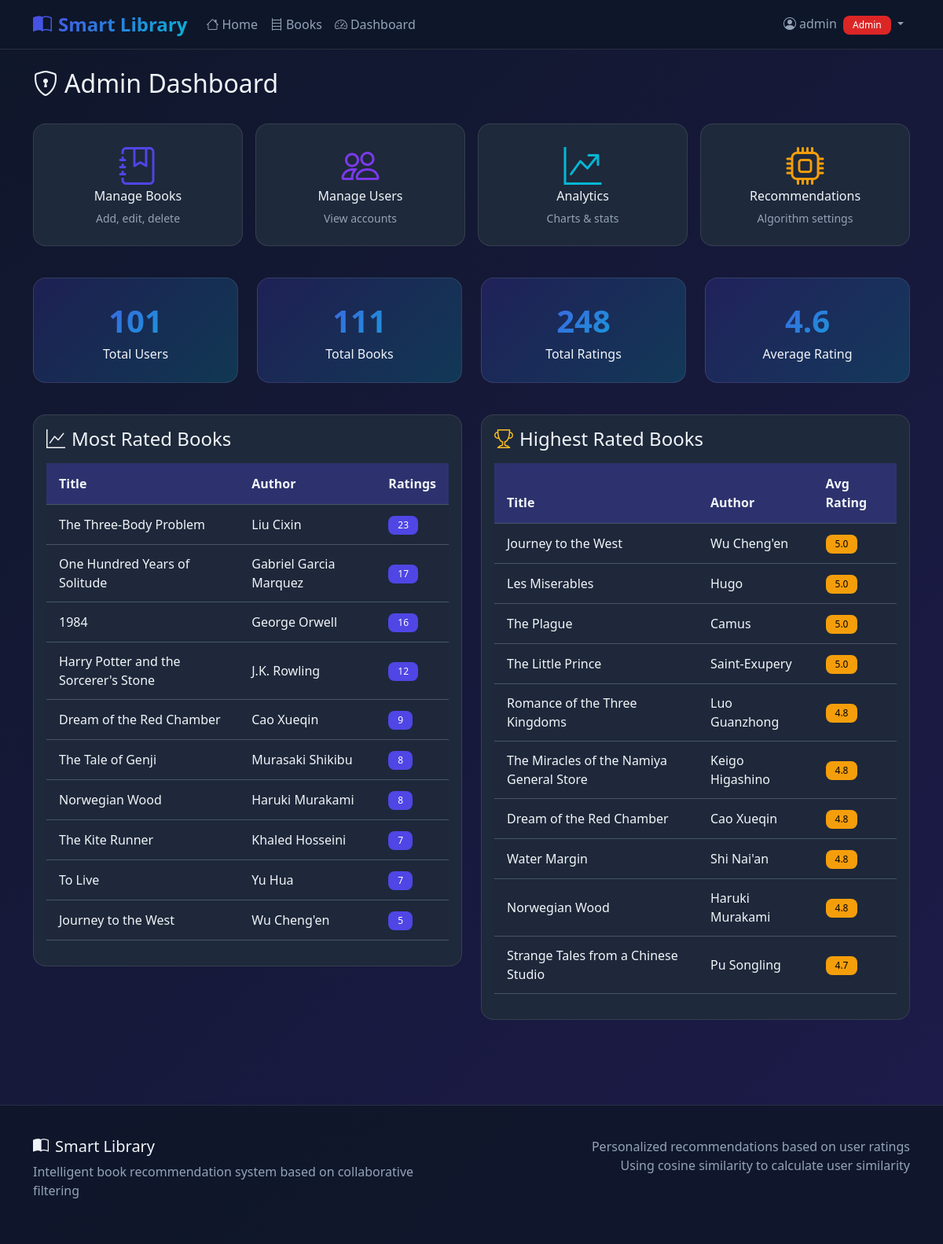
The page /admin (signed in) on the database its author committed.
### tables this page shows
CREATE TABLE users (
    id INTEGER PRIMARY KEY AUTOINCREMENT,
    username TEXT UNIQUE NOT NULL,
    email TEXT UNIQUE NOT NULL,
    password_hash TEXT NOT NULL,
    bio TEXT DEFAULT '',
    is_admin INTEGER DEFAULT 0,
    created_at TIMESTAMP DEFAULT CURRENT_TIMESTAMP
);

CREATE TABLE books (
    id INTEGER PRIMARY KEY AUTOINCREMENT,
    title TEXT NOT NULL,
    author TEXT NOT NULL,
    genre TEXT NOT NULL,
    description TEXT,
    year INTEGER,
    cover_image TEXT,
    created_at TIMESTAMP DEFAULT CURRENT_TIMESTAMP
);

### app.py (the view)
@app.route('/admin')
@admin_required
def admin_dashboard():
    stats = {
        'total_users': query_db('SELECT COUNT(*) as c FROM users', one=True)['c'],
        'total_books': query_db('SELECT COUNT(*) as c FROM books', one=True)['c'],
        'total_ratings': query_db('SELECT COUNT(*) as c FROM ratings', one=True)['c'],
        'avg_rating': query_db('SELECT AVG(rating) as c FROM ratings', one=True)['c']
    }
    most_rated = query_db('''
        SELECT b.*, COUNT(r.id) as rating_count
        FROM books b
        JOIN ratings r ON b.id = r.book_id
        GROUP BY b.id
        ORDER BY rating_count DESC
        LIMIT 10
    ''')
    highest_rated = query_db('''
        SELECT b.*, AVG(r.rating) as avg_rating, COUNT(r.id) as rating_count
        FROM books b
        JOIN ratings r ON b.id = r.book_id
        GROUP BY b.id
        HAVING rating_count >= 3
        ORDER BY avg_rating DESC
        LIMIT 10
    ''')
    return render_template('admin/dashboard.html', stats=stats, most_rated=most_rated, highest_rated=highest_rated)

### app.py (called while the page is built)
def get_db():
    db = getattr(g, '_database', None)
    if db is None:
        db = g._database = sqlite3.connect(app.config['DATABASE'])
        db.row_factory = sqlite3.Row
    return db

def query_db(query, args=(), one=False):
    cur = get_db().execute(query, args)
    rv = cur.fetchall()
    cur.close()
    return (rv[0] if rv else None) if one else rv

@app.teardown_appcontext
def close_connection(exception):
    db = getattr(g, '_database', None)
    if db is not None:
        db.close()

def admin_required(f):
    @wraps(f)
    def decorated_function(*args, **kwargs):
        if 'user_id' not in session:
            flash('Please sign in first', 'warning')
            return redirect(url_for('login'))
        user = query_db('SELECT * FROM users WHERE id = ?', [session['user_id']], one=True)
        if not user or not user['is_admin']:
            flash('Admin access required', 'danger')
            return redirect(url_for('index'))
        return f(*args, **kwargs)
    return decorated_function

### templates/admin/dashboard.html (shortened to what this page needs)
{% extends "base.html" %}
{% block content %}
<div class="d-flex justify-content-between align-items-center mb-4">
    <h2><i class="bi bi-shield-lock me-2"></i>Admin Dashboard</h2>
</div>
<div class="row g-3 mb-4">
    <div class="col-6 col-md-3 mb-3">
        <a href="{{ url_for('admin_books') }}" class="card h-100 text-decoration-none">
            <div class="card-body text-center py-4">
                <i class="bi bi-journal-bookmark display-5 mb-3" style="color: #4f46e5;"></i>
                <h6 class="card-title">Manage Books</h6>
                <p class="small text-secondary mb-0">Add, edit, delete</p>
            </div>
        </a>
    </div>
    <div class="col-6 col-md-3 mb-3">
        <a href="{{ url_for('admin_users') }}" class="card h-100 text-decoration-none">
            <div class="card-body text-center py-4">
                <i class="bi bi-people display-5 mb-3" style="color: #7c3aed;"></i>
                <h6 class="card-title">Manage Users</h6>
                <p class="small text-secondary mb-0">View accounts</p>
            </div>
        </a>
    </div>
    <div class="col-6 col-md-3 mb-3">
        <a href="{{ url_for('admin_analytics') }}" class="card h-100 text-decoration-none">
            <div class="card-body text-center py-4">
                <i class="bi bi-graph-up-arrow display-5 mb-3" style="color: #06b6d4;"></i>
                <h6 class="card-title">Analytics</h6>
                <p class="small text-secondary mb-0">Charts & stats</p>
            </div>
        </a>
    </div>
    <div class="col-6 col-md-3 mb-3">
        <a href="{{ url_for('admin_recommendations') }}" class="card h-100 text-decoration-none">
            <div class="card-body text-center py-4">
                <i class="bi bi-cpu display-5 mb-3" style="color: #f59e0b;"></i>
                <h6 class="card-title">Recommendations</h6>
                <p class="small text-secondary mb-0">Algorithm settings</p>
            </div>
        </a>
    </div>
</div>
<div class="row mb-4">
    <div class="col-md-3 mb-3">
        <div class="stat-card">
            <div class="stat-number">{{ stats.total_users }}</div>
            <div>Total Users</div>
        </div>
    </div>
    <div class="col-md-3 mb-3">
        <div class="stat-card">
            <div class="stat-number">{{ stats.total_books }}</div>
            <div>Total Books</div>
        </div>
    </div>
    <div class="col-md-3 mb-3">
        <div class="stat-card">
            <div class="stat-number">{{ stats.total_ratings }}</div>
            <div>Total Ratings</div>
        </div>
    </div>
    <div class="col-md-3 mb-3">
        <div class="stat-card">
            <div class="stat-number">{{ "%.1f"|format(stats.avg_rating or 0) }}</div>
            <div>Average Rating</div>
        </div>
    </div>
</div>
<div class="row">
    <div class="col-lg-6">
        <div class="card mb-4">
            <div class="card-body">
                <h4 class="mb-3"><i class="bi bi-graph-up me-2"></i>Most Rated Books</h4>
                <div class="table-responsive">
                    <table class="table">
                        <thead>
                            <tr>
                                <th>Title</th>
                                <th>Author</th>
                                <th>Ratings</th>
                            </tr>
                        </thead>
                        <tbody>
                            {% for book in most_rated %}
                            <tr>
                                <td>{{ book.title }}</td>
                                <td>{{ book.author }}</td>
                                <td><span class="badge bg-primary">{{ book.rating_count }}</span></td>
                            </tr>
                            {% endfor %}
                        </tbody>
                    </table>
                </div>
            </div>
        </div>
    </div>
    <div class="col-lg-6">
        <div class="card mb-4">
            <div class="card-body">
                <h4 class="mb-3"><i class="bi bi-trophy text-warning me-2"></i>Highest Rated Books</h4>
                <div class="table-responsive">
                    <table class="table">
                        <thead>
                            <tr>
                                <th>Title</th>
                                <th>Author</th>
                                <th>Avg Rating</th>
                            </tr>
                        </thead>
                        <tbody>
                            {% for book in highest_rated %}
                            <tr>
                                <td>{{ book.title }}</td>
                                <td>{{ book.author }}</td>
                                <td>
                                    <span class="badge bg-warning text-dark">
                                        {{ "%.1f"|format(book.avg_rating) }}
                                    </span>
                                </td>
                            </tr>
                            {% endfor %}
                        </tbody>
                    </table>
                </div>
            </div>
        </div>
    </div>
</div>
{% endblock %}

### templates/base.html (shortened to what this page needs)
<!DOCTYPE html>
<html lang="en">
<head>
    <link href="https://cdn.jsdelivr.net/npm/bootstrap@5.3.2/dist/css/bootstrap.min.css" rel="stylesheet">
    <link rel="stylesheet" href="https://cdn.jsdelivr.net/npm/bootstrap-icons@1.11.1/font/bootstrap-icons.css">
</head>
<body>
    <nav class="navbar navbar-expand-lg navbar-dark sticky-top">
        <div class="container">
            <a class="navbar-brand" href="{{ url_for('index') }}">
                <i class="bi bi-book-half me-2"></i>Smart Library
            </a>
            <div class="collapse navbar-collapse" id="navbarNav">
                <ul class="navbar-nav me-auto">
                    <li class="nav-item">
                        <a class="nav-link" href="{{ url_for('index') }}">
                            <i class="bi bi-house me-1"></i>Home
                        </a>
                    </li>
                    <li class="nav-item">
                        <a class="nav-link" href="{{ url_for('books') }}">
                            <i class="bi bi-bookshelf me-1"></i>Books
                        </a>
                    </li>
                    {% if session.user_id %}
                    <li class="nav-item">
                        <a class="nav-link" href="{{ url_for('admin_dashboard') if session.is_admin else url_for('dashboard') }}">
                            <i class="bi bi-speedometer2 me-1"></i>Dashboard
                        </a>
                    </li>
                    {% endif %}
                </ul>
                <ul class="navbar-nav">
                    {% if session.user_id %}
                    <li class="nav-item dropdown">
                        <a class="nav-link dropdown-toggle" href="#" role="button" data-bs-toggle="dropdown">
                            <i class="bi bi-person-circle me-1"></i>{{ session.username }}
                            {% if session.is_admin %}<span class="badge bg-danger ms-1">Admin</span>{% endif %}
                        </a>
                    </li>
                    {% endif %}
                </ul>
            </div>
        </div>
    </nav>
    <main class="container py-4">
        {% block content %}{% endblock %}
    </main>
    <footer>
        <div class="container">
            <div class="row">
                <div class="col-md-6">
                    <h5><i class="bi bi-book-half me-2"></i>Smart Library</h5>
                    <p class="text-secondary">Intelligent book recommendation system based on collaborative filtering</p>
                </div>
                <div class="col-md-6 text-md-end">
                    <p class="text-secondary mb-0">Personalized recommendations based on user ratings</p>
                    <p class="text-secondary">Using cosine similarity to calculate user similarity</p>
                </div>
            </div>
        </div>
    </footer>
</body>
</html>

### templates/base.html (style rules this page uses)
:root { --primary-color: #4f46e5; --secondary-color: #7c3aed; --accent-color: #06b6d4; --dark-bg: #0f172a; --card-bg: #1e293b; --text-primary: #f1f5f9; --text-secondary: #94a3b8; --input-bg: #334155; --border-color: #475569; }
body { background: linear-gradient(135deg, var(--dark-bg) 0%, #1e1b4b 100%); color: var(--text-primary); font-family: 'Segoe UI', system-ui, -apple-system, sans-serif; min-height: 100vh; }
.navbar { background: rgba(15, 23, 42, 0.98) !important; backdrop-filter: blur(10px); border-bottom: 1px solid rgba(255,255,255,0.1); }
.navbar-brand { font-weight: 700; background: linear-gradient(135deg, var(--primary-color), var(--accent-color)); -webkit-background-clip: text; -webkit-text-fill-color: transparent; font-size: 1.5rem; }
.nav-link { color: var(--text-secondary) !important; transition: color 0.3s; }
.card { background: var(--card-bg); border: 1px solid rgba(255,255,255,0.1); border-radius: 16px; transition: transform 0.3s, box-shadow 0.3s; overflow: hidden; }
.card-body { color: var(--text-primary); }
.card-title { color: var(--text-primary); }
.badge { border-radius: 8px; padding: 6px 12px; font-weight: 500; }
.bg-primary { background: var(--primary-color) !important; }
.bg-warning { background: #f59e0b !important; }
.bg-danger { background: #dc2626 !important; }
.text-dark { color: #000 !important; }
.stat-card { background: linear-gradient(135deg, rgba(79, 70, 229, 0.2), rgba(6, 182, 212, 0.2)); border: 1px solid rgba(255,255,255,0.1); border-radius: 16px; padding: 24px; text-align: center; }
.stat-number { font-size: 2.5rem; font-weight: 700; background: linear-gradient(135deg, var(--primary-color), var(--accent-color)); -webkit-background-clip: text; -webkit-text-fill-color: transparent; }
.table { color: var(--text-primary); }
.table thead th { background: rgba(79, 70, 229, 0.3); color: var(--text-primary); border-color: var(--border-color); font-weight: 600; padding: 14px 16px; }
.table tbody td { background: rgba(30, 41, 59, 0.5); border-color: var(--border-color); vertical-align: middle; padding: 12px 16px; color: var(--text-primary); }
.table tbody tr { background: rgba(30, 41, 59, 0.3); }
footer { background: rgba(15, 23, 42, 0.9); border-top: 1px solid rgba(255,255,255,0.1); margin-top: 60px; padding: 40px 0; }
footer h5 { color: var(--text-primary); }
.text-secondary { color: var(--text-secondary) !important; }
.text-warning { color: #fbbf24 !important; }
a { color: var(--accent-color); text-decoration: none; }
h1, h2, h3, h4, h5, h6 { color: var(--text-primary); }

### rows shown on the page
users: username "admin"
books: title "The Three-Body Problem", author "Liu Cixin", rating_count "23"
books: title "One Hundred Years of Solitude", author "Gabriel Garcia Marquez", rating_count "17"
books: title "1984", author "George Orwell", rating_count "16"
books: title "Harry Potter and the Sorcerer's Stone", author "J.K. Rowling", rating_count "12"
books: title "Dream of the Red Chamber", author "Cao Xueqin", rating_count "9", avg_rating "4.8"
books: title "The Tale of Genji", author "Murasaki Shikibu", rating_count "8"
books: title "Norwegian Wood", author "Haruki Murakami", rating_count "8", avg_rating "4.8"
books: title "The Kite Runner", author "Khaled Hosseini", rating_count "7"
books: title "To Live", author "Yu Hua", rating_count "7"
books: title "Journey to the West", author "Wu Cheng'en", rating_count "5", avg_rating "5.0"
books: title "Les Miserables", author "Hugo", avg_rating "5.0"
books: title "The Plague", author "Camus", avg_rating "5.0"
books: title "The Little Prince", author "Saint-Exupery", avg_rating "5.0"
books: title "Romance of the Three Kingdoms", author "Luo Guanzhong", avg_rating "4.8"
books: title "The Miracles of the Namiya General Store", author "Keigo Higashino", avg_rating "4.8"
books: title "Water Margin", author "Shi Nai'an", avg_rating "4.8"
books: title "Strange Tales from a Chinese Studio", author "Pu Songling", avg_rating "4.7"

### other values the page prints
{{ stats.total_users }} "101"
{{ stats.total_books }} "111"
{{ stats.total_ratings }} "248"
{{ "%.1f"|format(stats.avg_rating or 0) }} "4.6"
